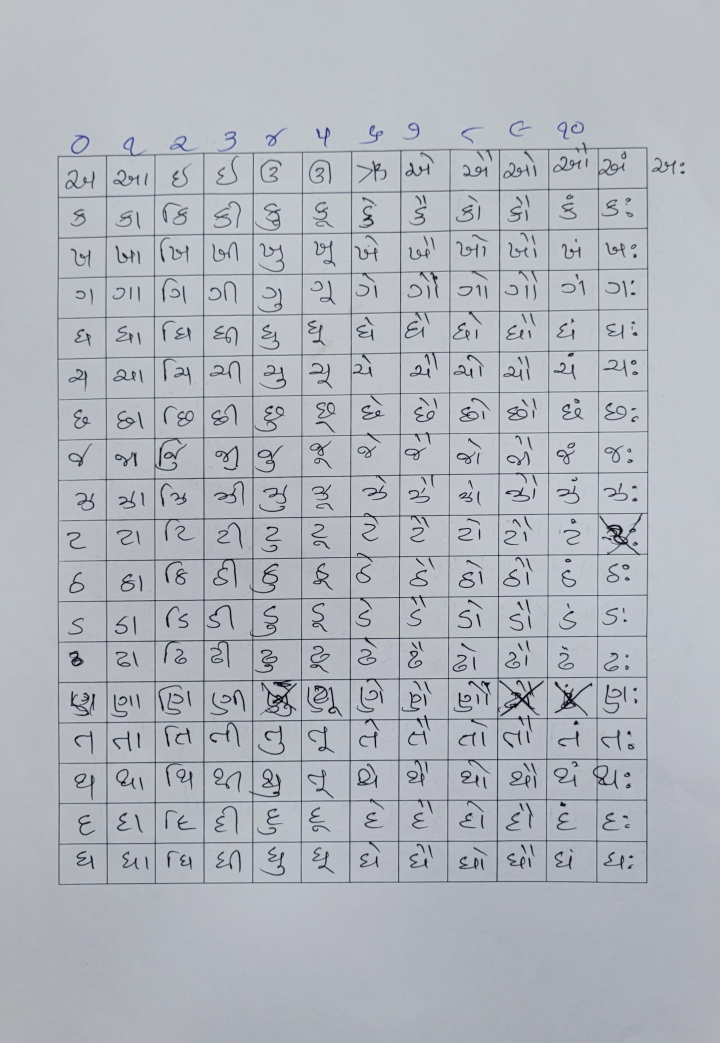
#> input picture data/characters/source/Images/11.jpeg, 2159 x 3129 px (shown at 1/3 size); its folder holds only this picture in this run
$ python -i preprocess_test_subset.py   (imports and definitions only)
#> lines starting #> are read from the running program, lines starting #| are printed output that depends on the picture; after the words box and inside, x2 and y2 are one past the last pixel; in counts of white or black regions, pixels touching at a corner belong together
#> further down, picture is the input picture: PIL image 2159x3129 RGB; mean R, G, B 177.8, 181.7, 188.9
from pathlib import Path
from PIL import Image, ImageOps
import numpy as np

source = Path("data/characters/source/preprocessed_images")
destination = Path("data/characters/processed_test")

def crop_and_center(image, size=64, margin=6):
#> called with size = 64, margin = 6
    gray = ImageOps.grayscale(image)
    arr = np.asarray(gray)

    # Find dark strokes against the light background.
    mask = arr < 180
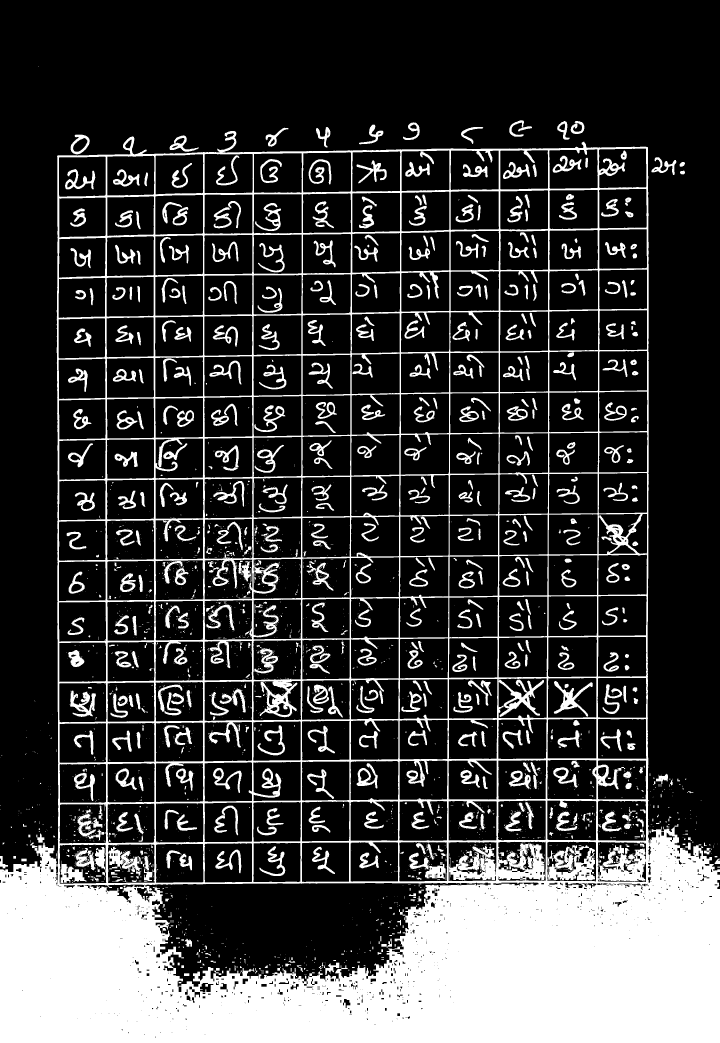
#> mask: shape (3129, 2159) bool (shown at 1/3 size); 23.3% white; 3363 white regions (2604 under 20 px), largest, box (x1, y1, x2, y2) and area: (0, 393, 2159, 3129) 1219128, (1643, 2536, 1786, 2641) 8215, (325, 2540, 427, 2616) 3444
    ys, xs = np.where(mask)

    if len(xs) == 0:
        return gray.resize((size, size))

    left, right = xs.min(), xs.max() + 1
#> left = 0; right = 2159
    top, bottom = ys.min(), ys.max() + 1
#> top = 199; bottom = 3129
    cropped = gray.crop((left, top, right, bottom))
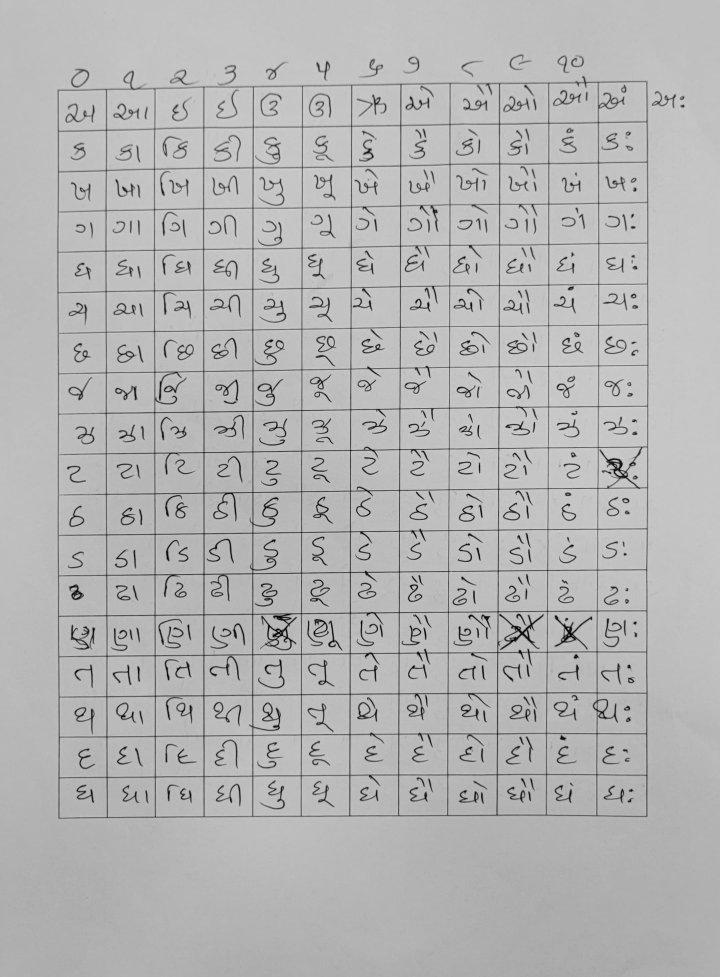
#> cropped: PIL image 2159x2930 L (shown at 1/3 size); min 0, max 225, mean 180.6

    available = size - 2 * margin
    scale = min(available / cropped.width, available / cropped.height)
#> scale = 0.0177
    new_w = max(1, round(cropped.width * scale))
#> new_w = 38
    new_h = max(1, round(cropped.height * scale))
#> new_h = 52
    cropped = cropped.resize((new_w, new_h), Image.Resampling.LANCZOS)
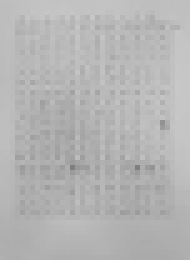
#> cropped: PIL image 38x52 L (shown 5 times larger); min 127, max 199, mean 180.7

    canvas = Image.new("L", (size, size), 255)
#> canvas: PIL image 64x64 L; every value is 255
    canvas.paste(cropped, ((size - new_w) // 2, (size - new_h) // 2))
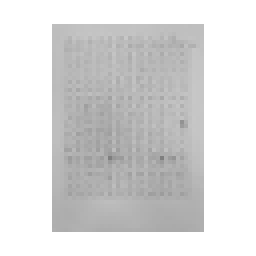
#> canvas: PIL image 64x64 L (shown 4 times larger); min 127, max 255, mean 219.1
    return canvas

# [12 lines not run here, left out]

>>> from PIL import Image
>>> picture = Image.open('../../data/characters/source/Images/11.jpeg')
>>> result = crop_and_center(picture)

$ run again, on data/characters/source/Images/32.jpeg
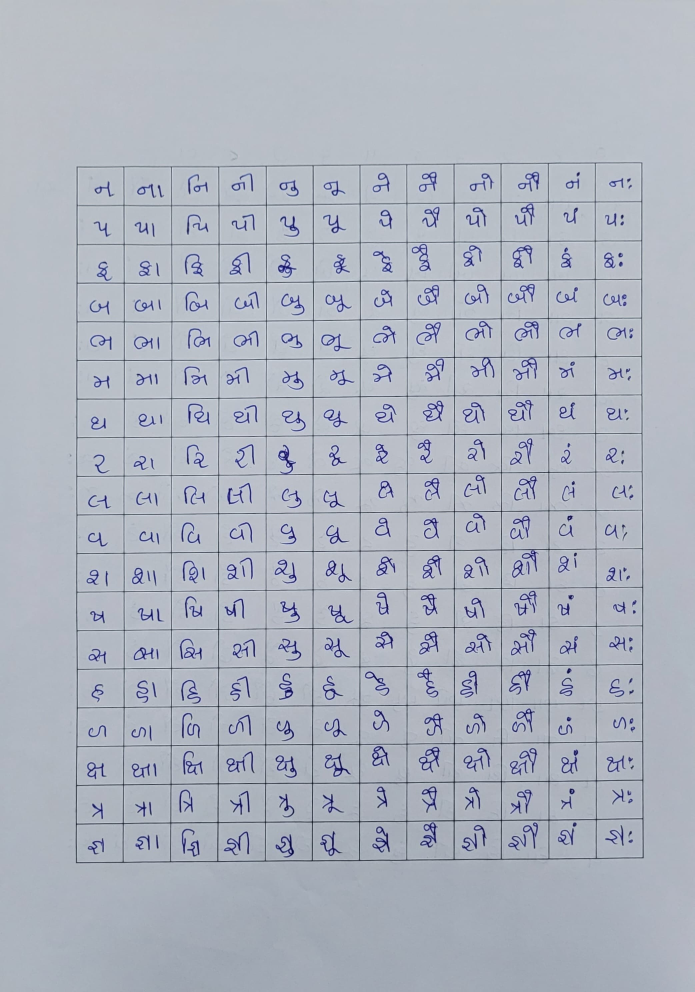
#> input picture data/characters/source/Images/32.jpeg, 2083 x 2976 px (shown at 1/3 size)
#> picture is the input picture: PIL image 2083x2976 RGB; mean R, G, B 173.9, 179.9, 191.5
#> in crop_and_center, `mask = arr < 180`:
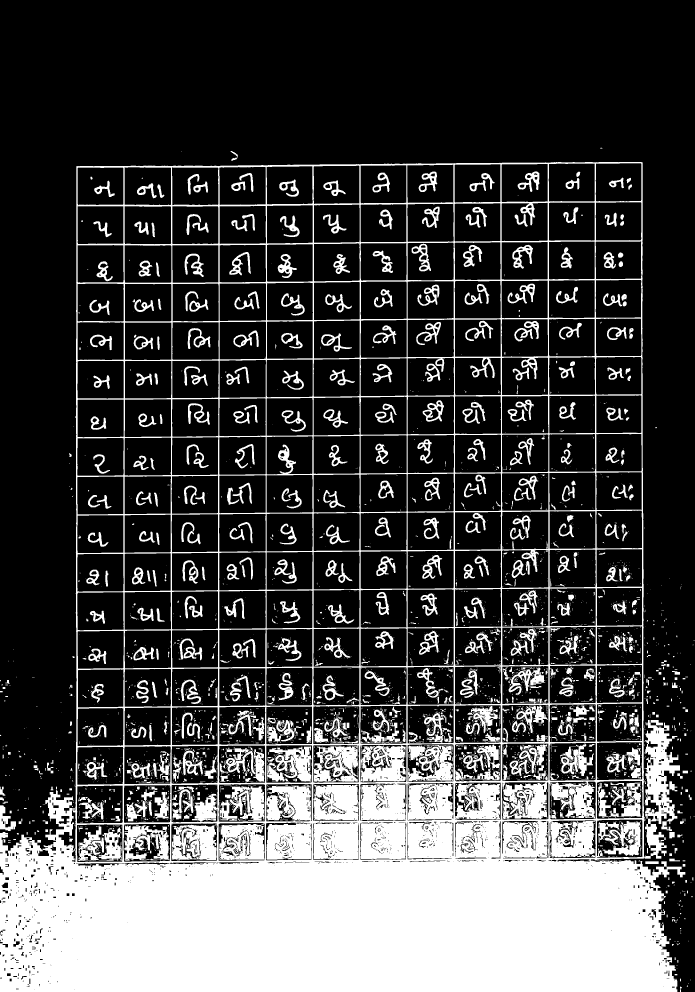
#> mask: shape (2976, 2083) bool (shown at 1/3 size); 26.6% white; 4886 white regions (3915 under 20 px), largest, box (x1, y1, x2, y2) and area: (0, 486, 2056, 2976) 1259068, (516, 2474, 650, 2581) 10950, (373, 2476, 508, 2582) 8175
#> left = 0; right = 2083
#> top = 443; bottom = 2976
#> in crop_and_center, `canvas.paste(cropped, ((size - new_w) // 2, (size - new_h) // 2))`:
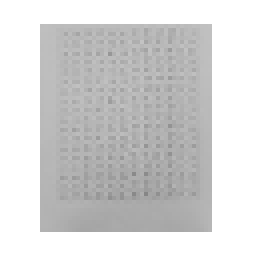
#> canvas: PIL image 64x64 L (shown 4 times larger); min 134, max 255, mean 212.8

$ run again, on data/characters/source/Images/52.jpeg
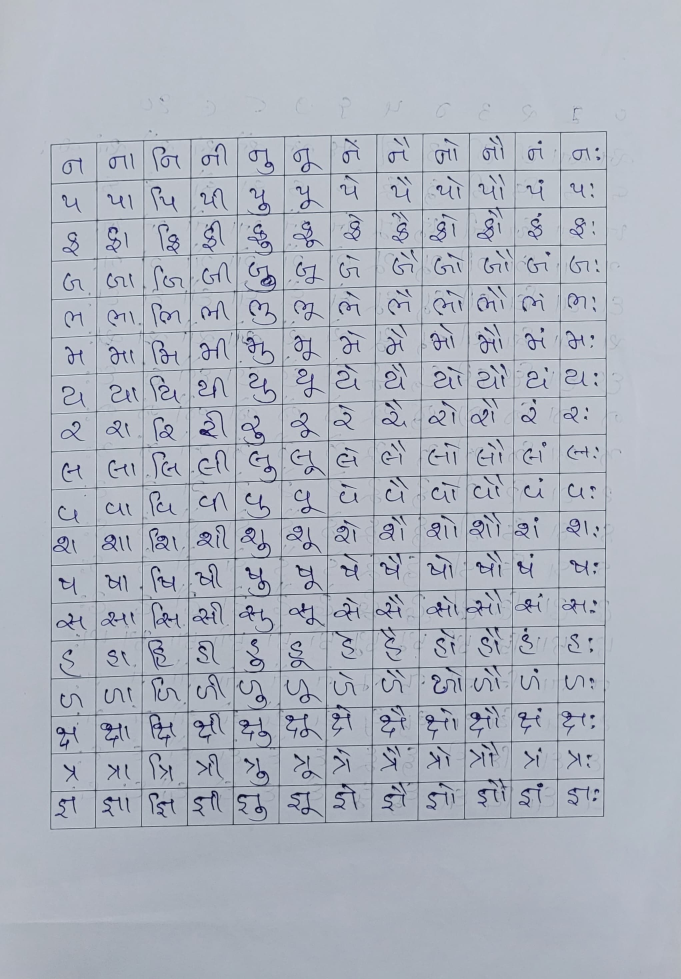
#> input picture data/characters/source/Images/52.jpeg, 2042 x 2937 px (shown at 1/3 size)
#> picture is the input picture: PIL image 2042x2937 RGB; mean R, G, B 174.7, 180.4, 191.5
#> in crop_and_center, `mask = arr < 180`:
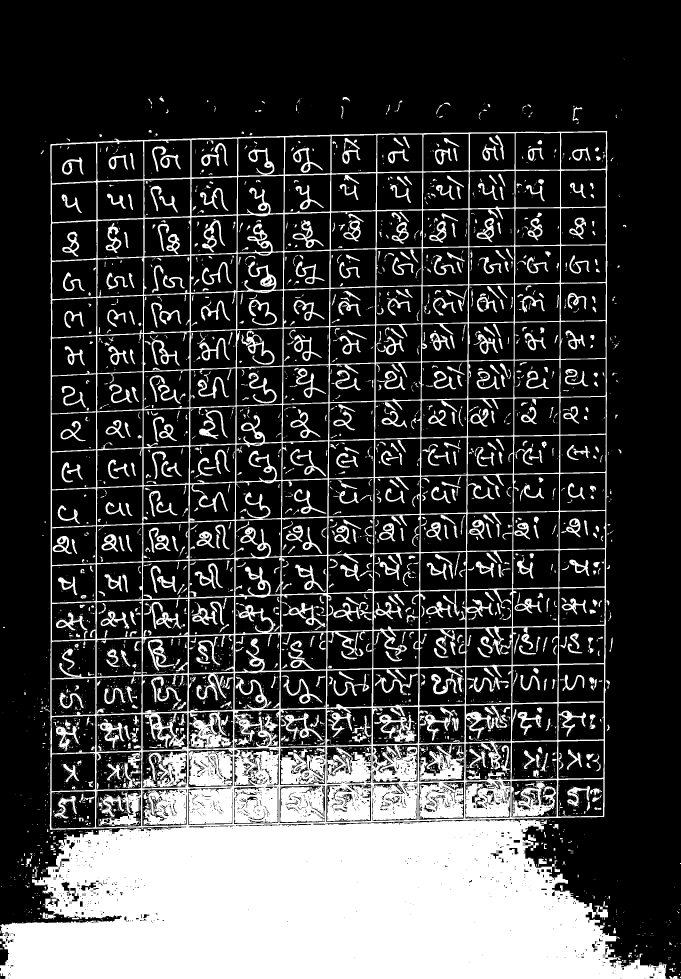
#> mask: shape (2937, 2042) bool (shown at 1/3 size); 25.5% white; 5677 white regions (4303 under 20 px), largest, box (x1, y1, x2, y2) and area: (0, 393, 2002, 2937) 1169474, (1259, 2237, 1392, 2344) 6759, (1536, 2343, 1668, 2450) 6574
#> left = 0; right = 2042
#> top = 176; bottom = 2937
#> in crop_and_center, `canvas.paste(cropped, ((size - new_w) // 2, (size - new_h) // 2))`:
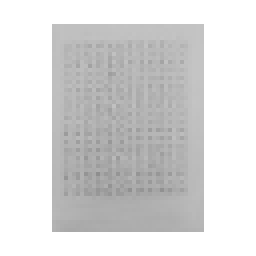
#> canvas: PIL image 64x64 L (shown 4 times larger); min 142, max 255, mean 218.4

$ run again, on data/characters/source/Images/71.jpeg
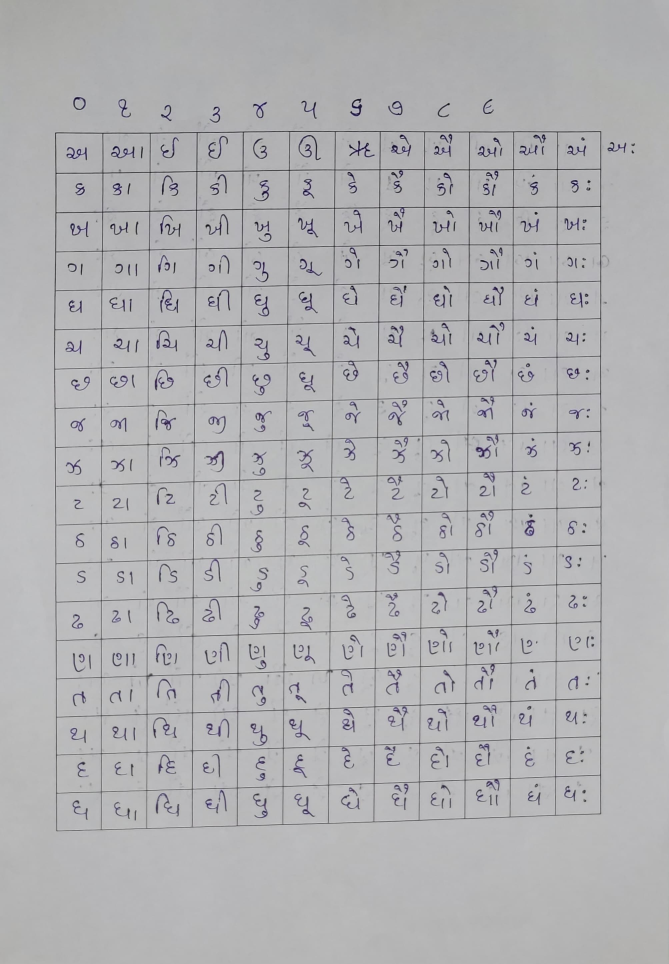
#> input picture data/characters/source/Images/71.jpeg, 2007 x 2891 px (shown at 1/3 size)
#> picture is the input picture: PIL image 2007x2891 RGB; mean R, G, B 177.3, 177.3, 179.5
#> in crop_and_center, `mask = arr < 180`:
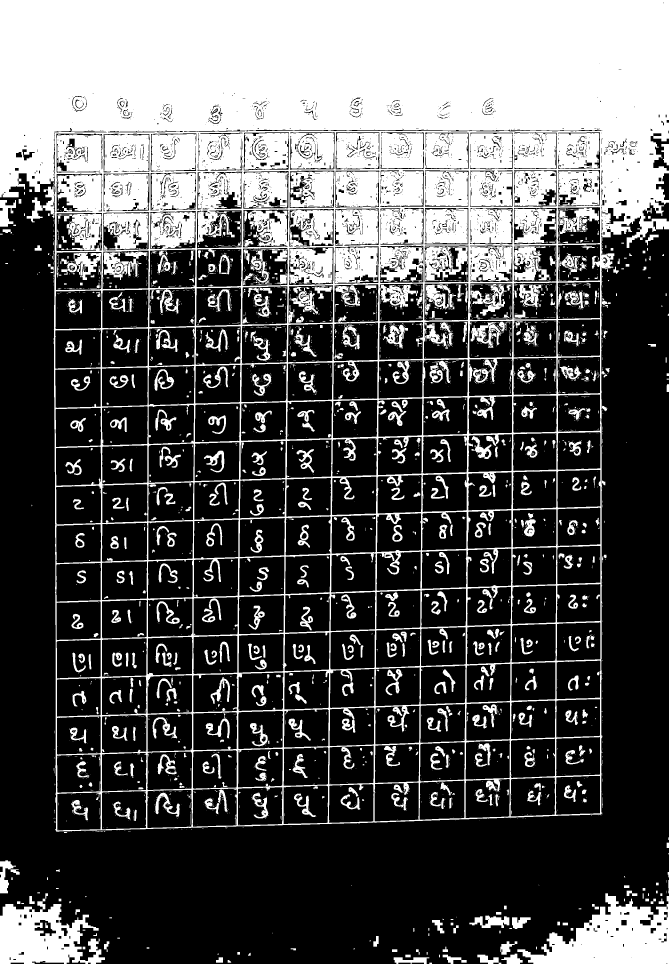
#> mask: shape (2891, 2007) bool (shown at 1/3 size); 33.8% white; 4192 white regions (3231 under 20 px), largest, box (x1, y1, x2, y2) and area: (0, 0, 2007, 2495) 1554510, (1552, 2680, 2007, 2891) 51581, (0, 2680, 315, 2891) 37413
#> left = 0; right = 2007
#> top = 0; bottom = 2891
#> in crop_and_center, `canvas.paste(cropped, ((size - new_w) // 2, (size - new_h) // 2))`:
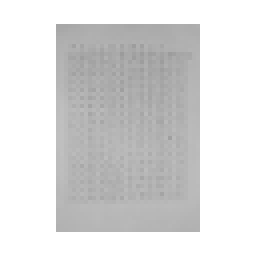
#> canvas: PIL image 64x64 L (shown 4 times larger); min 155, max 255, mean 219.6
